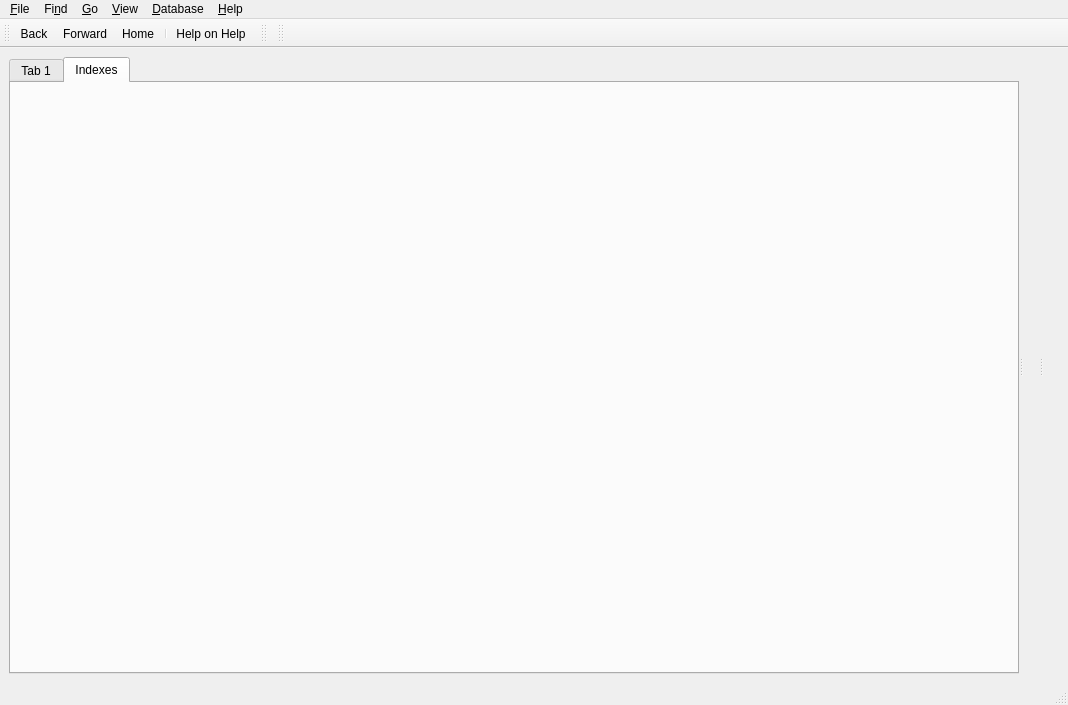
<?xml version="1.0" encoding="UTF-8"?>
<ui version="4.0">
 <class>HelpWindowData</class>
 <widget class="QMainWindow" name="HelpWindowData">
  <property name="windowModality">
   <enum>Qt::NonModal</enum>
  </property>
  <property name="geometry">
   <rect>
    <x>0</x>
    <y>0</y>
    <width>1068</width>
    <height>705</height>
   </rect>
  </property>
  <property name="sizePolicy">
   <sizepolicy hsizetype="Expanding" vsizetype="Expanding">
    <horstretch>0</horstretch>
    <verstretch>0</verstretch>
   </sizepolicy>
  </property>
  <property name="windowTitle">
   <string>MainWindow</string>
  </property>
  <widget class="QWidget" name="centralwidget">
   <layout class="QVBoxLayout" name="verticalLayout_3">
    <item>
     <widget class="QSplitter" name="splitter">
      <property name="orientation">
       <enum>Qt::Horizontal</enum>
      </property>
      <widget class="QTabWidget" name="indexWidget">
       <property name="currentIndex">
        <number>1</number>
       </property>
       <widget class="QWidget" name="tab">
        <attribute name="title">
         <string>Tab 1</string>
        </attribute>
       </widget>
       <widget class="QWidget" name="tabIndexes">
        <attribute name="title">
         <string>Indexes</string>
        </attribute>
       </widget>
      </widget>
      <widget class="QWidget" name="helpWidget" native="true">
       <layout class="QVBoxLayout" name="verticalLayout_2">
        <property name="spacing">
         <number>1</number>
        </property>
        <property name="leftMargin">
         <number>1</number>
        </property>
        <property name="topMargin">
         <number>1</number>
        </property>
        <property name="rightMargin">
         <number>1</number>
        </property>
        <property name="bottomMargin">
         <number>1</number>
        </property>
       </layout>
      </widget>
      <widget class="QWidget" name="tocWidget" native="true">
       <property name="sizePolicy">
        <sizepolicy hsizetype="Expanding" vsizetype="Expanding">
         <horstretch>0</horstretch>
         <verstretch>0</verstretch>
        </sizepolicy>
       </property>
       <layout class="QVBoxLayout" name="verticalLayout">
        <property name="spacing">
         <number>1</number>
        </property>
        <property name="leftMargin">
         <number>1</number>
        </property>
        <property name="topMargin">
         <number>1</number>
        </property>
        <property name="rightMargin">
         <number>1</number>
        </property>
        <property name="bottomMargin">
         <number>1</number>
        </property>
       </layout>
      </widget>
     </widget>
    </item>
   </layout>
  </widget>
  <widget class="QMenuBar" name="menubar">
   <property name="geometry">
    <rect>
     <x>0</x>
     <y>0</y>
     <width>1068</width>
     <height>22</height>
    </rect>
   </property>
   <widget class="QMenu" name="menuGo">
    <property name="title">
     <string>&amp;Go</string>
    </property>
    <addaction name="actionHome"/>
    <addaction name="actionBack"/>
    <addaction name="actionForward"/>
   </widget>
   <widget class="QMenu" name="menu_Help">
    <property name="title">
     <string>&amp;Help</string>
    </property>
    <addaction name="action_About"/>
    <addaction name="actionVersion"/>
    <addaction name="actionHelp_on_Help"/>
   </widget>
   <widget class="QMenu" name="menu_File">
    <property name="title">
     <string>&amp;File</string>
    </property>
    <addaction name="action_Print"/>
    <addaction name="separator"/>
    <addaction name="action_Quit"/>
   </widget>
   <widget class="QMenu" name="menuFin_d">
    <property name="title">
     <string>Fi&amp;nd</string>
    </property>
    <addaction name="action_Find"/>
    <addaction name="actionFind_Next"/>
    <addaction name="actionFind_Previous"/>
    <addaction name="separator"/>
    <addaction name="action_Case_sensetiv"/>
   </widget>
   <widget class="QMenu" name="menuView">
    <property name="title">
     <string>&amp;View</string>
    </property>
    <addaction name="actionZoom_In"/>
    <addaction name="actionZoom_Out"/>
   </widget>
   <widget class="QMenu" name="menu_Database">
    <property name="title">
     <string>&amp;Database</string>
    </property>
    <addaction name="action_Read_another_Docpage_from_DB"/>
    <addaction name="action_Edit_DocPage"/>
    <addaction name="actionCreate_Update_Docpage_into_DB"/>
    <addaction name="separator"/>
    <addaction name="action_Delete_Docpages_from_DB"/>
   </widget>
   <addaction name="menu_File"/>
   <addaction name="menuFin_d"/>
   <addaction name="menuGo"/>
   <addaction name="menuView"/>
   <addaction name="menu_Database"/>
   <addaction name="menu_Help"/>
  </widget>
  <widget class="QStatusBar" name="statusbar"/>
  <widget class="QToolBar" name="toolBar">
   <property name="windowTitle">
    <string>toolBar</string>
   </property>
   <attribute name="toolBarArea">
    <enum>TopToolBarArea</enum>
   </attribute>
   <attribute name="toolBarBreak">
    <bool>false</bool>
   </attribute>
   <addaction name="actionBack"/>
   <addaction name="actionForward"/>
   <addaction name="actionHome"/>
   <addaction name="separator"/>
   <addaction name="actionHelp_on_Help"/>
  </widget>
  <widget class="QToolBar" name="toolFind">
   <property name="windowTitle">
    <string>toolBar_2</string>
   </property>
   <attribute name="toolBarArea">
    <enum>TopToolBarArea</enum>
   </attribute>
   <attribute name="toolBarBreak">
    <bool>false</bool>
   </attribute>
  </widget>
  <widget class="QToolBar" name="toolAddress">
   <property name="sizePolicy">
    <sizepolicy hsizetype="Preferred" vsizetype="Preferred">
     <horstretch>0</horstretch>
     <verstretch>0</verstretch>
    </sizepolicy>
   </property>
   <property name="windowTitle">
    <string>toolBar_3</string>
   </property>
   <attribute name="toolBarArea">
    <enum>TopToolBarArea</enum>
   </attribute>
   <attribute name="toolBarBreak">
    <bool>false</bool>
   </attribute>
  </widget>
  <action name="actionHome">
   <property name="icon">
    <iconset resource="../../jsonui.qrc">
     <normaloff>:/menu/Icons/HomeInHelpMenu24.png</normaloff>:/menu/Icons/HomeInHelpMenu24.png</iconset>
   </property>
   <property name="text">
    <string>&amp;Home</string>
   </property>
  </action>
  <action name="actionBack">
   <property name="icon">
    <iconset resource="../../jsonui.qrc">
     <normaloff>:/menu/Icons/DisplayPrevRecordIcon24.png</normaloff>:/menu/Icons/DisplayPrevRecordIcon24.png</iconset>
   </property>
   <property name="text">
    <string>&amp;Back</string>
   </property>
  </action>
  <action name="actionForward">
   <property name="icon">
    <iconset resource="../../jsonui.qrc">
     <normaloff>:/menu/Icons/DisplayNextRecordIcon24.png</normaloff>:/menu/Icons/DisplayNextRecordIcon24.png</iconset>
   </property>
   <property name="text">
    <string>&amp;Forward</string>
   </property>
  </action>
  <action name="action_About">
   <property name="text">
    <string>&amp;About...</string>
   </property>
  </action>
  <action name="action_Print">
   <property name="icon">
    <iconset resource="../../jsonui.qrc">
     <normaloff>:/menu/Icons/PrintDataToFileIcon24.png</normaloff>:/menu/Icons/PrintDataToFileIcon24.png</iconset>
   </property>
   <property name="text">
    <string>&amp;Print...</string>
   </property>
  </action>
  <action name="action_Quit">
   <property name="text">
    <string>&amp;Quit</string>
   </property>
  </action>
  <action name="action_Find">
   <property name="text">
    <string>&amp;Find...</string>
   </property>
  </action>
  <action name="actionFind_Next">
   <property name="icon">
    <iconset resource="../../jsonui.qrc">
     <normaloff>:/menu/Icons/SearchForwardIcon24.png</normaloff>:/menu/Icons/SearchForwardIcon24.png</iconset>
   </property>
   <property name="text">
    <string>Find &amp;Next</string>
   </property>
   <property name="shortcut">
    <string>F3</string>
   </property>
  </action>
  <action name="actionFind_Previous">
   <property name="icon">
    <iconset resource="../../jsonui.qrc">
     <normaloff>:/menu/Icons/SearchBackwardIcon24.png</normaloff>:/menu/Icons/SearchBackwardIcon24.png</iconset>
   </property>
   <property name="text">
    <string>Find &amp;Previous</string>
   </property>
   <property name="shortcut">
    <string>Shift+F3</string>
   </property>
  </action>
  <action name="action_Case_sensetiv">
   <property name="checkable">
    <bool>true</bool>
   </property>
   <property name="text">
    <string>&amp;Case Sensitive </string>
   </property>
  </action>
  <action name="action_words_beginnings">
   <property name="checkable">
    <bool>true</bool>
   </property>
   <property name="text">
    <string>Find At Word &amp;Beginnings Only</string>
   </property>
   <property name="toolTip">
    <string>Find At Word Beginnings Only</string>
   </property>
  </action>
  <action name="actionVersion">
   <property name="text">
    <string>&amp;Version...</string>
   </property>
  </action>
  <action name="actionZoom_In">
   <property name="text">
    <string>Zoom &amp;In</string>
   </property>
   <property name="shortcut">
    <string>+</string>
   </property>
  </action>
  <action name="actionZoom_Out">
   <property name="text">
    <string>Zoom &amp;Out</string>
   </property>
   <property name="shortcut">
    <string>-</string>
   </property>
  </action>
  <action name="actionHelp_on_Help">
   <property name="icon">
    <iconset resource="../../jsonui.qrc">
     <normaloff>:/menu/Icons/QuestionMessageIcon24.png</normaloff>:/menu/Icons/QuestionMessageIcon24.png</iconset>
   </property>
   <property name="text">
    <string>&amp;Help on Help</string>
   </property>
  </action>
  <action name="action_Read_another_Docpage_from_DB">
   <property name="icon">
    <iconset resource="../../jsonui.qrc">
     <normaloff>:/menu/Icons/load_db.png</normaloff>:/menu/Icons/load_db.png</iconset>
   </property>
   <property name="text">
    <string>&amp;Read Help Page from database …</string>
   </property>
  </action>
  <action name="action_Edit_DocPage">
   <property name="icon">
    <iconset resource="../../jsonui.qrc">
     <normaloff>:/menu/Icons/RemakeRecordIcon24.png</normaloff>:/menu/Icons/RemakeRecordIcon24.png</iconset>
   </property>
   <property name="text">
    <string>&amp;Edit Help Page …</string>
   </property>
   <property name="toolTip">
    <string>Edit current DocPage …</string>
   </property>
  </action>
  <action name="actionCreate_Update_Docpage_into_DB">
   <property name="enabled">
    <bool>false</bool>
   </property>
   <property name="icon">
    <iconset resource="../../jsonui.qrc">
     <normaloff>:/menu/Icons/save_db.png</normaloff>:/menu/Icons/save_db.png</iconset>
   </property>
   <property name="text">
    <string>Save/&amp;Update Help Page to database</string>
   </property>
  </action>
  <action name="action_Delete_Docpages_from_DB">
   <property name="icon">
    <iconset resource="../../jsonui.qrc">
     <normaloff>:/menu/Icons/DeleteCurrentRecordIcon24.png</normaloff>:/menu/Icons/DeleteCurrentRecordIcon24.png</iconset>
   </property>
   <property name="text">
    <string>&amp;Delete Help Pages from database ...</string>
   </property>
   <property name="toolTip">
    <string>&amp;Delete multiple Docpages from DB ...</string>
   </property>
  </action>
 </widget>
 <resources>
  <include location="../../jsonui.qrc"/>
 </resources>
 <connections>
  <connection>
   <sender>action_Quit</sender>
   <signal>triggered()</signal>
   <receiver>HelpWindowData</receiver>
   <slot>close()</slot>
   <hints>
    <hint type="sourcelabel">
     <x>-1</x>
     <y>-1</y>
    </hint>
    <hint type="destinationlabel">
     <x>491</x>
     <y>299</y>
    </hint>
   </hints>
  </connection>
 </connections>
</ui>
